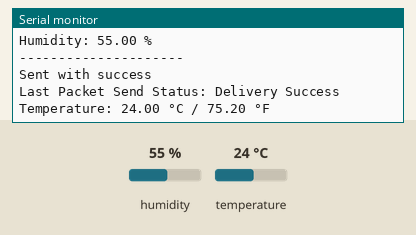
Bench run of a sketch on a simulated ESP32. Parts: the last lines printed to the serial monitor. The test bench sets the inputs (shaded band); at power-on: humidity 55 %, temperature 24 °C.

Above: at 1.2 s.
1.3 s: humidity set to 22 %
2.8 s: temperature set to 12 °C
At 3.9 s:
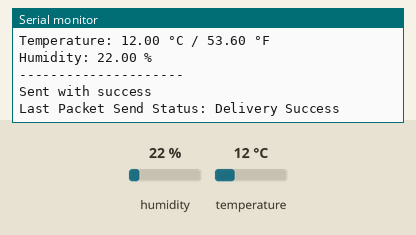
4.3 s: humidity set to 40 %
At 4.9 s:
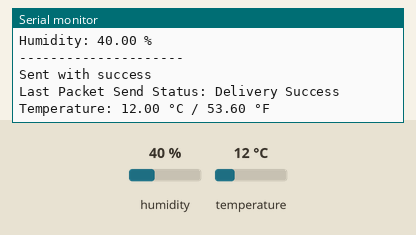
Timing chart, 0 to 7.3 s (numbered marks = the images above; inputs shaded):
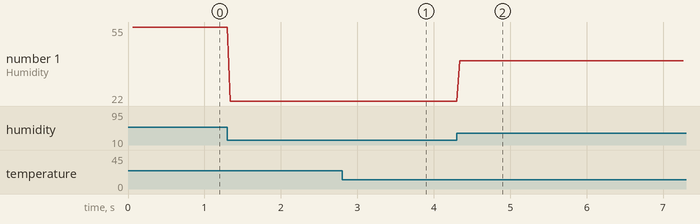

Measured:
- after the input at 2.8 s, the serial monitor: prints a new line at once (image 1)
- after the input at 4.3 s, the serial monitor: prints a new line at once (image 2)
- plotted number 1: 55 → 22 after the input at 1.3 s, 22 → 40 after the input at 4.3 s

The sketch:

TempSensor.ino
```cpp
// (licence header left out)
/*
  Project Credits:
    - Author:  Carl Brothers
    - Email:   decibelkaos@gmail.com
    - Location: Not Seattle, Washington (But Close)

  Description:
    This file reads temperature and humidity data from an AHT10 sensor and
    broadcasts it using ESP‑Now. The broadcast address is set to all 0xFF,
    meaning any ESP-Now receiver can pick up the data.
*/

#include <Wire.h>
#include <AHTxx.h>
#include <WiFi.h>
#include <esp_now.h>

// Create an instance of the AHT10 sensor at address 0x38 (type AHT2x)
AHTxx aht10(AHTXX_ADDRESS_X38, AHT2x_SENSOR);

// Define a structure to hold both temperature and humidity
typedef struct sensorData {
  float temperature;
  float humidity;
} sensorData;

// Broadcast address for ESP-Now (all 0xFF = broadcast)
uint8_t broadcastAddress[] = {0xFF, 0xFF, 0xFF, 0xFF, 0xFF, 0xFF};

// Callback for when data is sent via ESP-Now
void OnDataSent(const uint8_t *mac_addr, esp_now_send_status_t status) {
  Serial.print("Last Packet Send Status: ");
  Serial.println(status == ESP_NOW_SEND_SUCCESS ? "Delivery Success" : "Delivery Fail");
}

// Non-blocking timer to control sensor reads / transmissions
unsigned long previousMillis = 0;
const unsigned long updateInterval = 20;  // read/send every 20 ms

void setup() {
  Serial.begin(115200);
  // Initialize I2C on GPIO12 (SDA) and GPIO13 (SCL) for the AHT10
  Wire.begin(12, 13);
  Wire.setClock(100000);

  // Initialize AHT10 sensor, retry until successful
  while (!aht10.begin()) {
    Serial.println(F("AHT10 not found or failed to load calibration data"));
    delay(5000);
  }
  Serial.println(F("AHT10 successfully initialized!"));

  // Set WiFi mode to Station (required for ESP-Now)
  WiFi.mode(WIFI_STA);

  // Initialize ESP-Now
  if (esp_now_init() != ESP_OK) {
    Serial.println("Error initializing ESP‑Now");
    return;
  }

  // Register our "sent" callback
  esp_now_register_send_cb(OnDataSent);

  // Prepare broadcast peer info
  esp_now_peer_info_t peerInfo;
  memcpy(peerInfo.peer_addr, broadcastAddress, 6);
  peerInfo.channel = 0;      // use the default channel
  peerInfo.encrypt = false;  // no encryption

  // Add broadcast peer
  if (esp_now_add_peer(&peerInfo) != ESP_OK) {
    Serial.println("Failed to add broadcast peer");
    return;
  }
}

void loop() {
  unsigned long currentMillis = millis();

  // Check if time to read sensor & send data
  if (currentMillis - previousMillis >= updateInterval) {
    previousMillis = currentMillis;

    // Read temperature in Celsius
    float temperatureC = aht10.readTemperature();
    if (temperatureC == AHTXX_ERROR) {
      Serial.println(F("Error reading temperature"));
    } else {
      float temperatureF = (temperatureC * 9.0 / 5.0) + 32.0;
      Serial.print(F("Temperature: "));
      Serial.print(temperatureC);
      Serial.print(F(" °C / "));
      Serial.print(temperatureF);
      Serial.println(F(" °F"));
    }

    // Read humidity (in %)
    float humidity = aht10.readHumidity();
    if (humidity == AHTXX_ERROR) {
      Serial.println(F("Error reading humidity"));
    } else {
      Serial.print(F("Humidity: "));
      Serial.print(humidity);
      Serial.println(F(" %"));
    }
    Serial.println(F("---------------------"));

    // Create a struct to hold the values
    sensorData data;
    data.temperature = temperatureC;
    data.humidity    = humidity;

    // Send struct data via ESP‑Now
    esp_err_t result = esp_now_send(broadcastAddress, (uint8_t *)&data, sizeof(data));
    if (result == ESP_OK) {
      Serial.println("Sent with success");
    } else {
      Serial.println("Error sending data");
    }
  }
}
```
